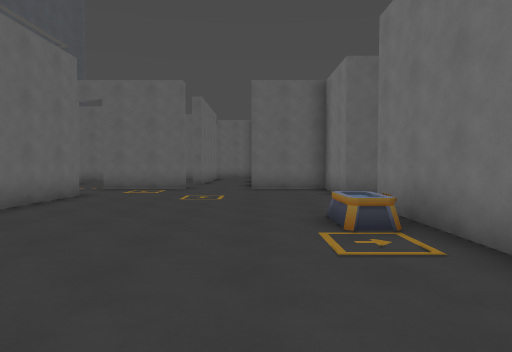
[1] (above)

24 first-person views from a walk through a 3-D level made in the Godot game engine. The camera is 1.5 m above the floor, tilts 2° down and sees 75° across. The floor is counted in squares, 1.8 m on a side. Each view is taken from the middle of a square. On the plan, view 1 faces up. The plan holds only what a view shows up to about 11 squares ahead; the rest is blank. The place goes on beyond the plan. Some surface patterns are stand-ins.

[2]
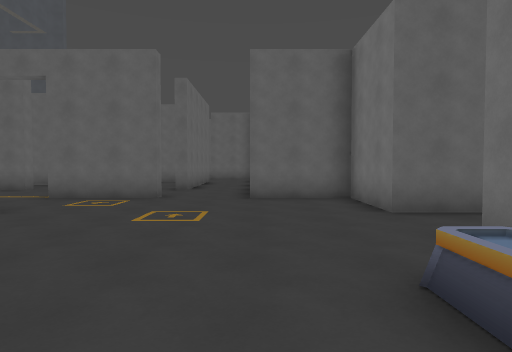

[3]
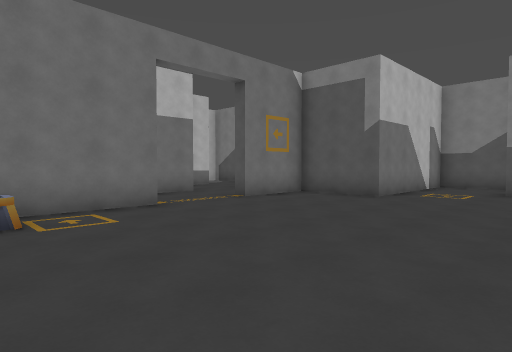

[4]
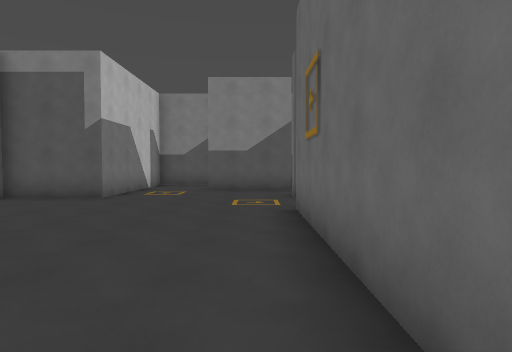

[5]
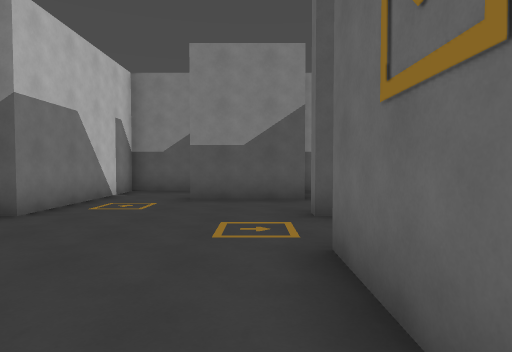

[6]
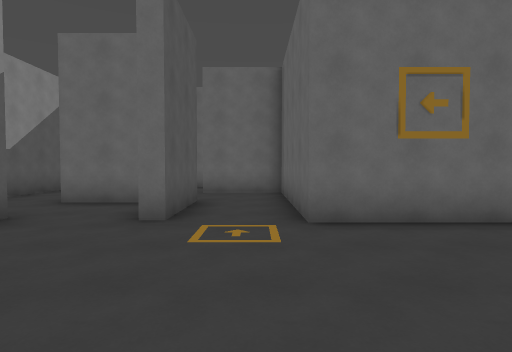

[7]
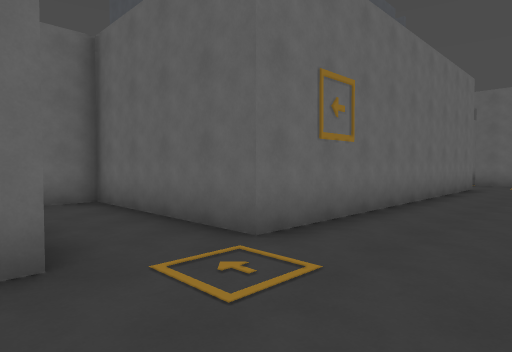

[8]
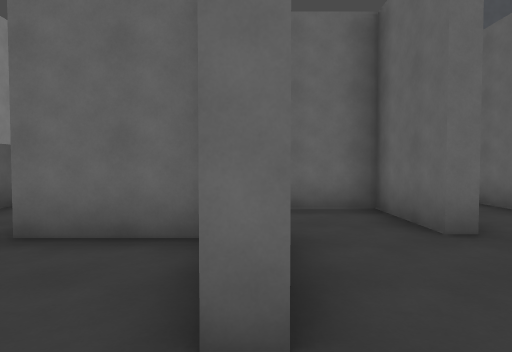

[9]
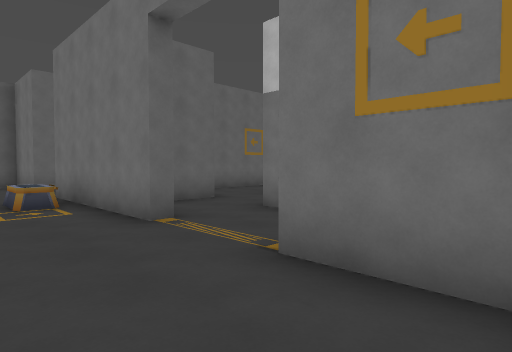

[10]
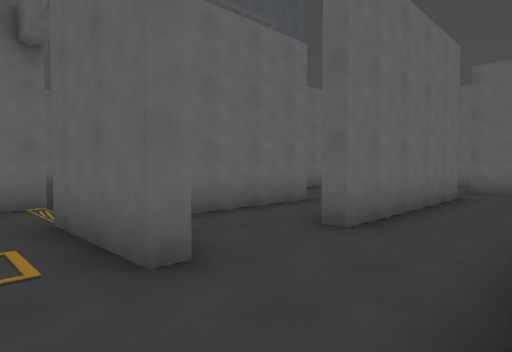

[11]
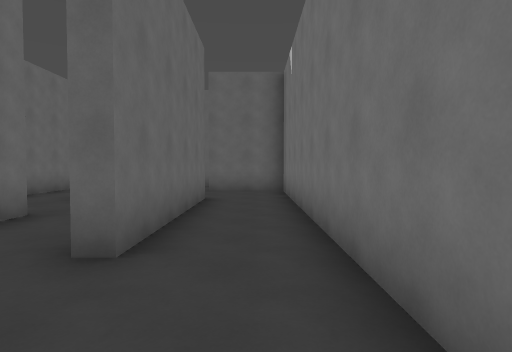

[12]
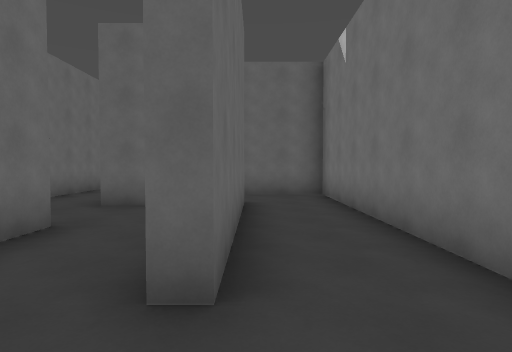

[13]
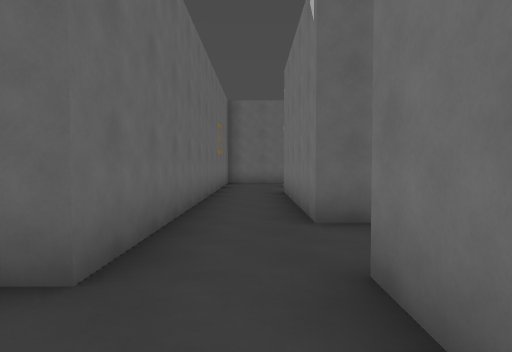

[14]
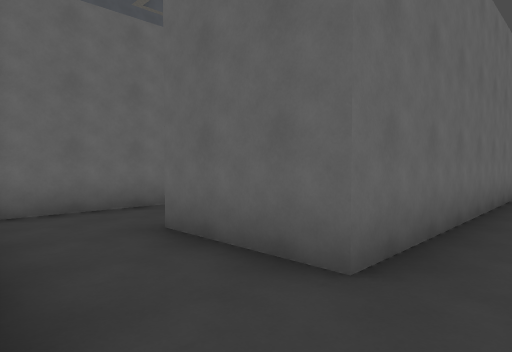

[15]
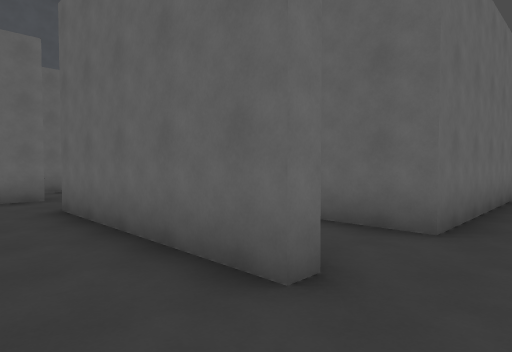

[16]
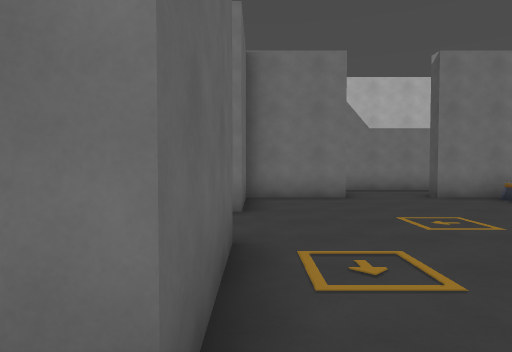

[17]
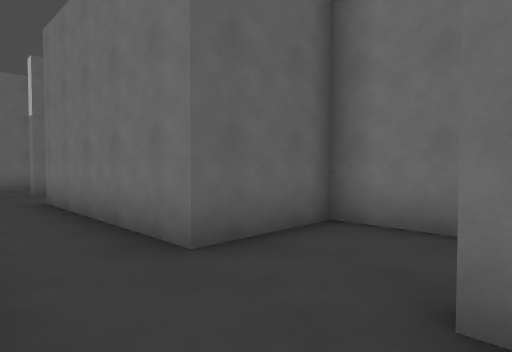

[18]
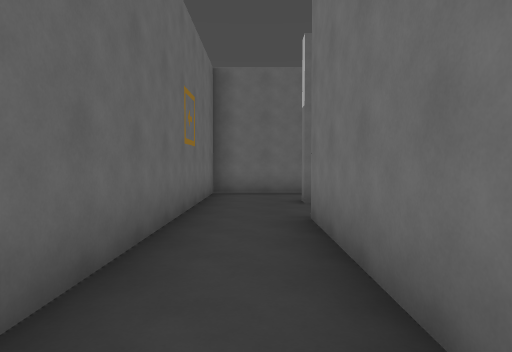

[19]
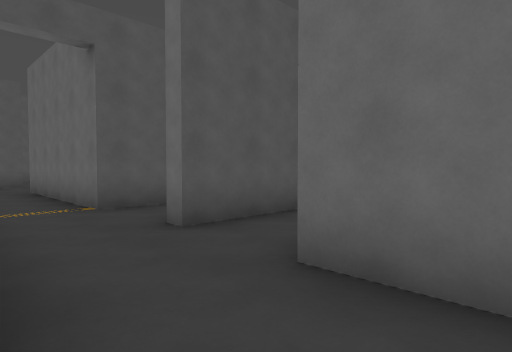

[20]
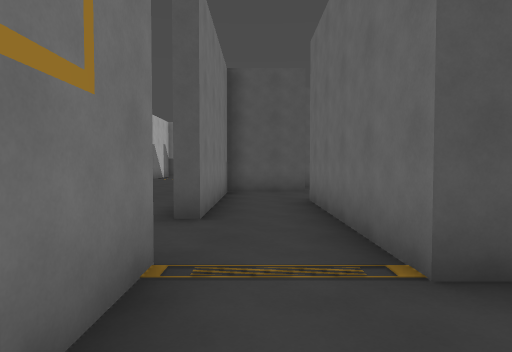

[21]
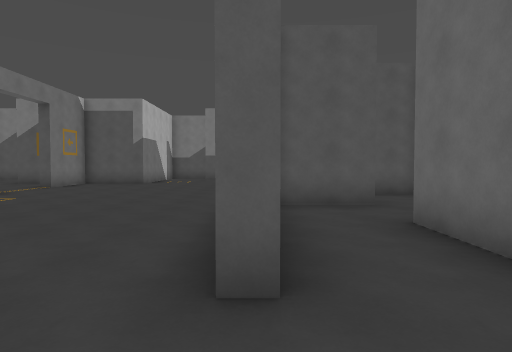

[22]
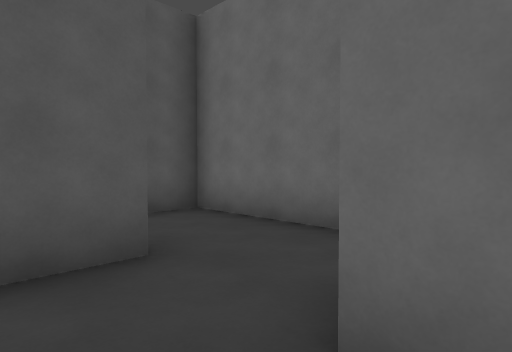

[23]
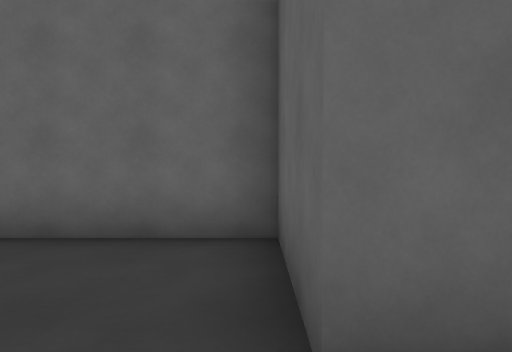

[24]
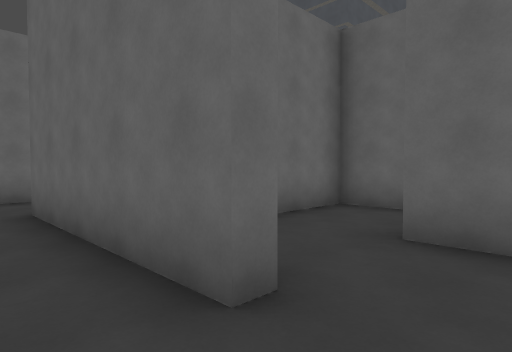

### Floor plan
Key: @ floor where view 1 was taken; # wall or solid block; . floor; P printer.
Columns run from 15 left of view 1 to 7 right of it. Each row starts with its distance up from view 1.
 29         ###
 28         #..
 27         #..#
 26         #..#
 25         #..
 24         #.#
 23         #.#
 22         #.# .###
 21         #.# ...#
 20         #.#  ..#
 19         #.####.#
 18    #    #....#.#
 17    #. ###....#.#
 16    #..#...#..#.#
 15    #......#..#.#
 14 #..#####..#..#.#
 13 #.........#....#
 12       ###.###..####
 11         #.........#
 10         #.........#
  9         #.........###
  8         #.#.........#
  7      ####.#.........#
  6      #....#.......#.#
  5      #....#......P# #..
  4      #..###.......###..
  3      #....#.......#...
  2 #. #####..#.......#..
  1 #........ #.........#
  0      ... .#....@....#
 -1      ######.......#.#
 -2      #............#.
 -3      #..###.....###
 -4         #......##
 -5         #......#
 -6         #.###..#
 -7       ....#....#
 -8     ###  ##..###

Where each view was taken, in squares from view 1:
view 1: 0 up, 0 right, facing up
view 2: 3 up, 0 right, facing up
view 3: 5 up, 4 left, facing down-right
view 4: 5 up, 4 left, facing down
view 5: 2 up, 4 left, facing down
view 6: 2 down, 0 right, facing left
view 7: 4 down, 2 left, facing up-left
view 8: 6 down, 1 left, facing left
view 9: 3 down, 0 right, facing up-right
view 10: 10 up, 0 right, facing up-left
view 11: 11 up, 1 left, facing up
view 12: 12 up, 2 left, facing up
view 13: 14 up, 6 left, facing up
view 14: 14 up, 6 left, facing up-left
view 15: 12 up, 6 left, facing up-left
view 16: 11 up, 6 left, facing right
view 17: 16 up, 7 left, facing up-right
view 18: 19 up, 6 left, facing up
view 19: 18 up, 5 left, facing down-left
view 20: 14 up, 6 left, facing down
view 21: 11 up, 5 left, facing down
view 22: 7 up, 6 left, facing down-left
view 23: 6 up, 6 left, facing left
view 24: 0 up, 6 left, facing up-left
